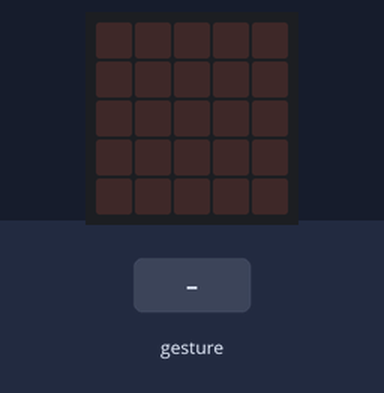
Recording of a program running on a simulated BBC micro:bit (MakeCode). Shown: the board's 5×5 LED display. The test bench sets the inputs (shaded band). Random numbers come from a fixed seed; a tilt is held for 1.5 s and a shake lasts 1 s, then the board lies face up again.

Above: at 1.2 s.
1.3 s: gesture 'shake'
At 2.2 s:
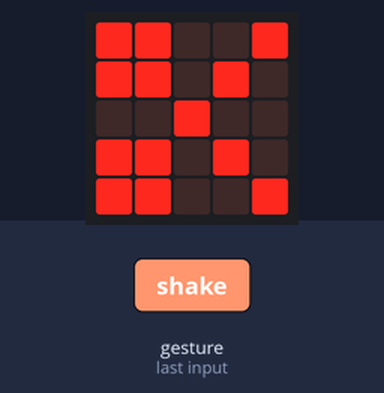
3.0 s: gesture 'shake'
At 3.5 s:
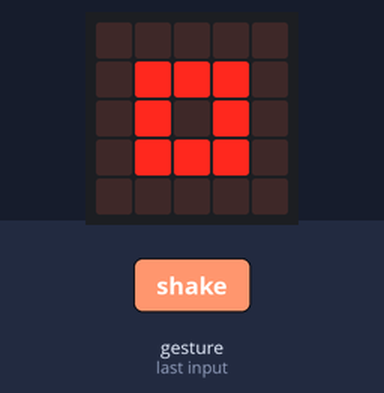
Timing chart, 0 to 6.0 s (numbered marks = the images above; inputs shaded):
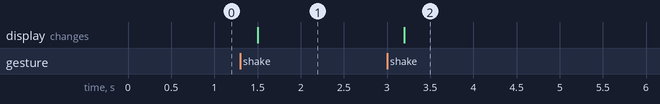

The program:

main.ts
```typescript
let x = 0
input.onGesture(Gesture.Shake, function () {
    x = randint(0, 2)
    if (x) {
        basic.showIcon(IconNames.SmallSquare)
    } else if (x) {
        basic.showIcon(IconNames.Square)
    } else {
        basic.showIcon(IconNames.Scissors)
    }
})
```

test.ts
```typescript
// testes vão aqui; isto não será compilado quando este pacote for usado como uma extensão.
```

Measured:
- after the input at 1.3 s, the display: changes after 0.20 s (image 1)
- after the input at 3.0 s, the display: changes after 0.20 s (image 2)
